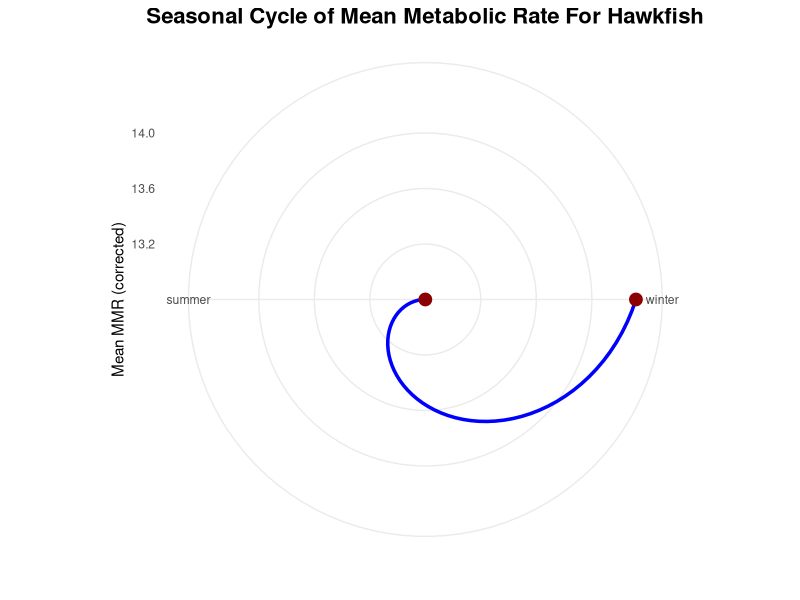
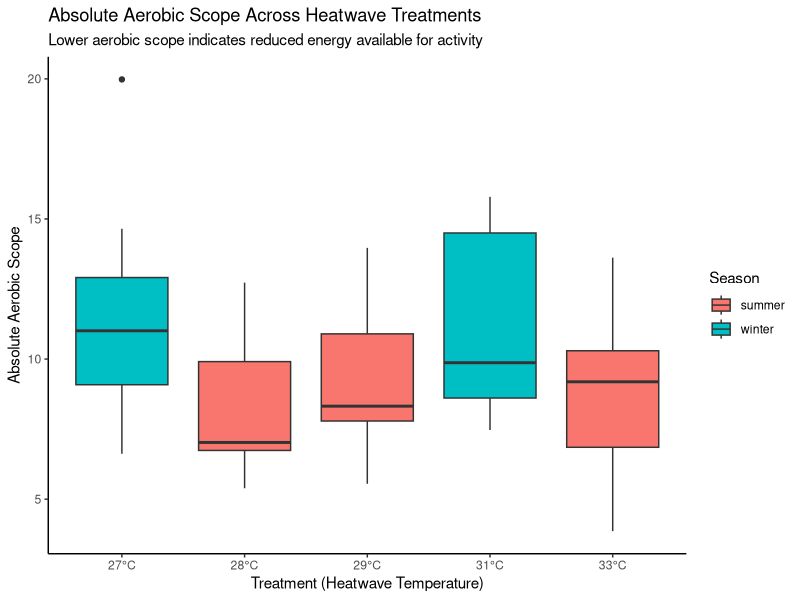
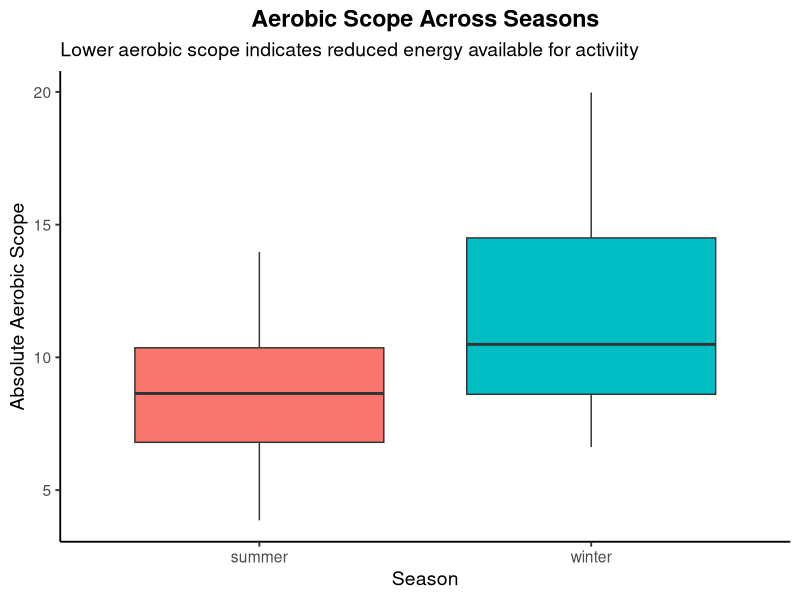
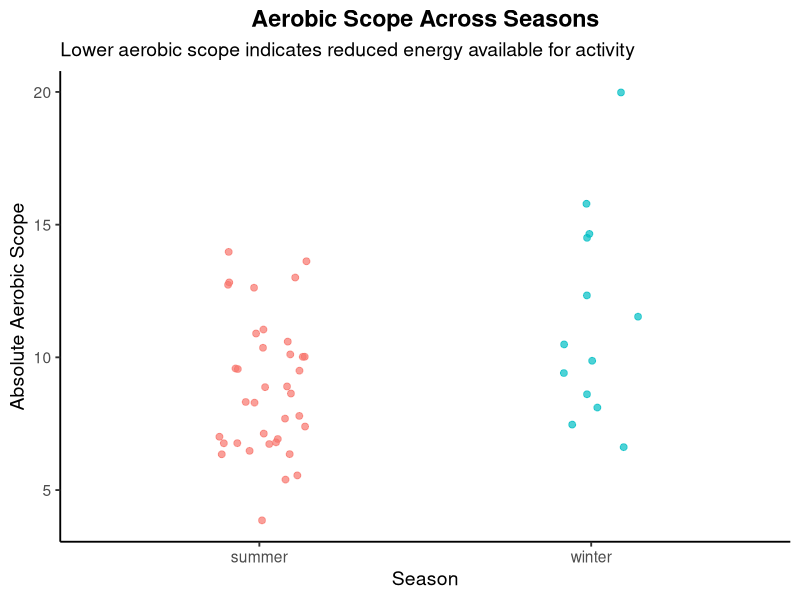
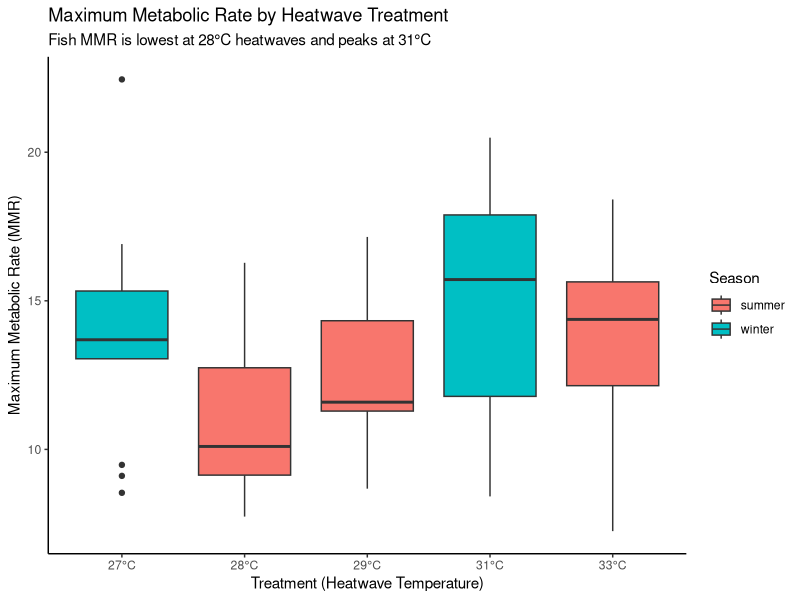
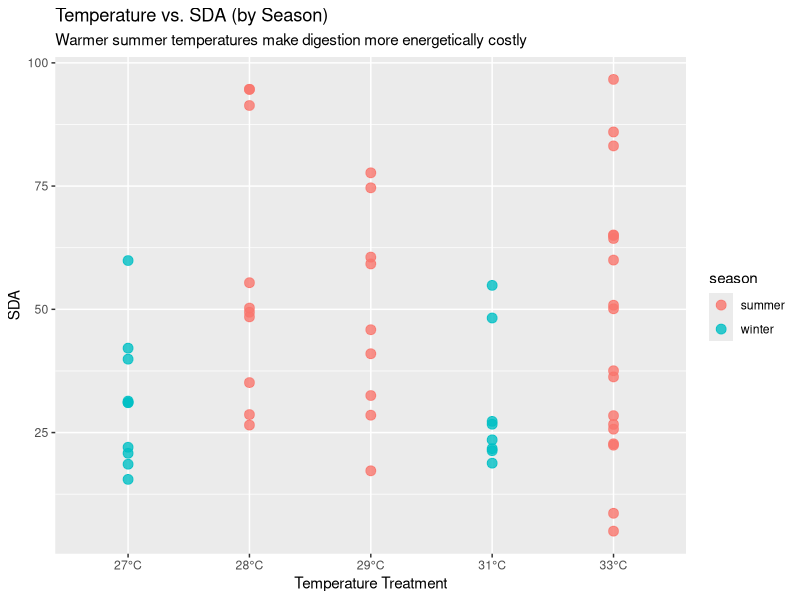
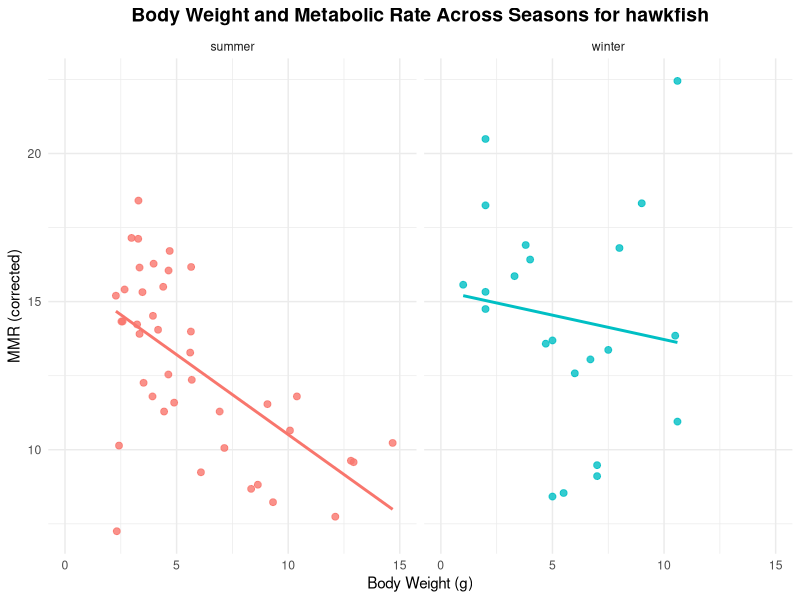
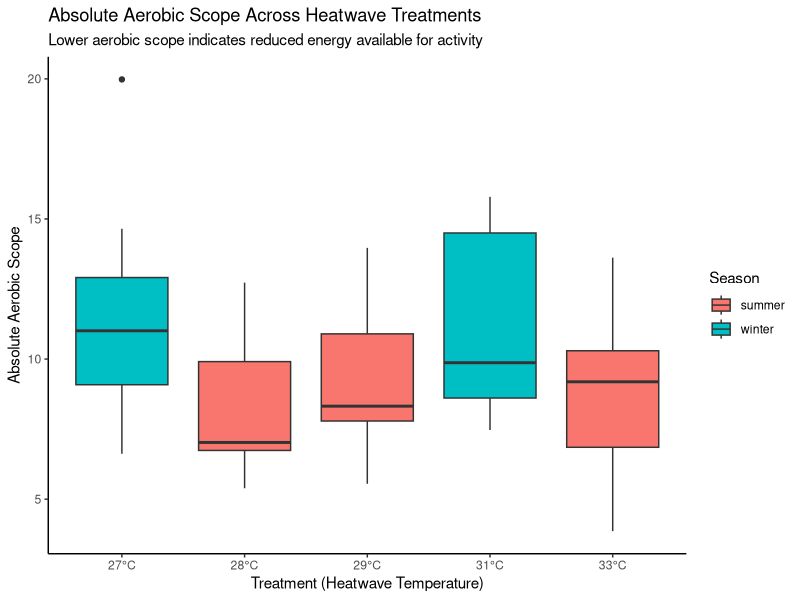

Write the R code that produced these figures, in order.
## ---- chunk 1
library(tidyverse)
library(broom)
library(viridisLite)
library(ggplot2)
## ---- chunk 2
heatwaves_coral_fish <- read_csv("../data/VanWert_etal_2023_hawkfish.csv")
glimpse(heatwaves_coral_fish)
## ---- chunk 3
heatwaves_coral_fish_clean <- heatwaves_coral_fish |>
  rename(wet_mass = bw_g,
         total_length = tl_cm,
         standard_length = sl_cm,
         max_metabolic_rate = mmr_corrected,
         standard_metabolic_rate = smr_low10_all,
         absolute_aerobic_scope = aas_corrected,
         factorial_aerobic_scope = fas,
         SDA_coeff = sda_coeff,
         temp_of_arrhythmia = tarr,
         peak_max_heart_rate = fhmax_peak,
         temp_at_max_heart_rate = tpeak)
## ---- chunk 4

heatwave_vs_mmr <- heatwaves_coral_fish_clean |>
  filter(treatment_new != "wild") |>
  ggplot(aes(x = treatment_new, y = max_metabolic_rate, fill = season)) +
  geom_boxplot(position = position_dodge(width = 0.8)) +
  scale_x_discrete(labels = function(x) paste0(x, "°C")) +
  labs(
    title = "Maximum Metabolic Rate by Heatwave Treatment",
    subtitle = "Fish MMR is lowest at 28°C heatwaves and peaks at 31°C",
    x = "Treatment (Heatwave Temperature)",
    y = "Maximum Metabolic Rate (MMR)",
    fill = "Season"
  ) +
  theme_classic()

# Save the plot
ggsave("fig_mmr_vs_heatwave_boxplot.png", heatwave_vs_mmr, width = 7, height = 5)

## ---- chunk 5

temp_energy_season <- heatwaves_coral_fish_clean |>
  filter(treatment_new != "wild") |>
  ggplot(aes(x = treatment_new, y = SDA_integrated, color = season)) +
  geom_point(alpha = 0.8, size = 3) +
  scale_x_discrete(labels = function(x) ifelse(x == "wild", "wild", paste0(x, "°C"))) +
  labs(
    title = "Temperature vs. SDA (by Season)",
    subtitle = "Warmer summer temperatures make digestion more energetically costly",
    x = "Temperature Treatment",
    y = "SDA"
  )

# Save the plot
ggsave("fig_temp_energy_season_scatterplot.png", temp_energy_season, width = 7, height = 5)
## ---- chunk 6

df <- read.csv("../data/VanWert_etal_2023_hawkfish.csv")
seasonal_cycle <- df$season <- factor(df$season, 
                    levels = c("winter", "spring", "summer", "fall"))


season_means <- df |>
  group_by(season) |>
  summarise(mean_mmr = mean(mmr_corrected, na.rm = TRUE))


ggplot(season_means, aes(x = season, y = mean_mmr, group = 1)) +
  geom_line(size = 1.2, color = "blue") +
  geom_point(size = 4, color = "darkred") +
  coord_polar() +
  theme_minimal() +
  labs(
    title = "Seasonal Cycle of Mean Metabolic Rate For Hawkfish",
    x = "",
    y = "Mean MMR (corrected)"
  ) +
  theme(
    plot.title = element_text(size = 16, face = "bold", hjust = 0.5)
   
  )

#save plot
ggsave("fig_polar_plot_metabolic_rate_per_season.png", seasonal_cycle, width = 7, height = 5)


## ---- chunk 7

energy_weight_season <- heatwaves_coral_fish_clean |>
  ggplot(aes(x = wet_mass, y = max_metabolic_rate, color = season)) +
  geom_point(alpha = 0.8, size = 2) +
  geom_smooth(method = "lm", se = FALSE) +
  facet_wrap(~ season, nrow = 1) +
  xlim(0,15)+
  theme_minimal() +
  labs(
    title = "Body Weight and Metabolic Rate Across Seasons for hawkfish",
    x = "Body Weight (g)",
    y = "MMR (corrected)"
  ) +
  theme(
    plot.title = element_text(size = 14, face = "bold", hjust = 0.5), legend.position = "none"

  )
#save plot 
ggsave("fig_body_weight_and_metabolic_rate_lineplot.png", energy_weight_season, width = 8, height = 5)

## ---- chunk 8

aerobic_scope_treatment <- heatwaves_coral_fish_clean |>
  filter(treatment_new != "wild") |>
  mutate(treatment_new = factor(treatment_new,
                                levels = c("27", "28", "29", "31", "33"))) |>
  ggplot(aes(x = treatment_new,
             y = absolute_aerobic_scope,
             fill = season)) +
  geom_boxplot(position = position_dodge(width = 0.8)) +
  scale_x_discrete(labels = function(x) paste0(x, "°C")) +
  labs(
    title = "Absolute Aerobic Scope Across Heatwave Treatments",
    subtitle = "Lower aerobic scope indicates reduced energy available for activity",
    x = "Treatment (Heatwave Temperature)",
    y = "Absolute Aerobic Scope",
    fill = "Season"
  ) +
  theme_classic()

aerobic_scope_treatment
# Save the plot
ggsave("fig_aerobic_vs_heatwave_boxplot.png", aerobic_scope_treatment, width = 7, height = 5)

## ---- chunk 9
heatwaves_coral_fish_clean |>
  ggplot(aes(x = season, y = absolute_aerobic_scope, fill = season)) +
  geom_boxplot() +
  labs(
    title = "Aerobic Scope Across Seasons",
    subtitle = "Lower aerobic scope indicates reduced energy available for activiity",
    x = "Season",
    y = "Absolute Aerobic Scope"
  ) +
  theme_classic(base_size = 14) +
  theme(
    legend.position = "none",
    plot.title = element_text(face = "bold", hjust = 0.5)
  )

heatwaves_coral_fish_clean |>
  ggplot(aes(x = season, y = absolute_aerobic_scope, color = season)) +
  geom_jitter(width = 0.15, size = 2, alpha = 0.7) +
  labs(
    title = "Aerobic Scope Across Seasons",
    subtitle = "Lower aerobic scope indicates reduced energy available for activity",
    x = "Season",
    y = "Absolute Aerobic Scope"
  ) +
  theme_classic(base_size = 14) +
  theme(
    legend.position = "none",
    plot.title = element_text(face = "bold", hjust = 0.5)
  )
## ---- chunk 10

## ---- chunk 11
